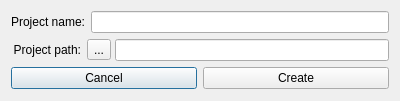
<?xml version="1.0" encoding="UTF-8"?>
<ui version="4.0">
 <class>NewProject</class>
 <widget class="QDialog" name="NewProject">
  <property name="geometry">
   <rect>
    <x>0</x>
    <y>0</y>
    <width>400</width>
    <height>101</height>
   </rect>
  </property>
  <property name="windowTitle">
   <string>Dialog</string>
  </property>
  <layout class="QVBoxLayout" name="verticalLayout">
   <item>
    <layout class="QHBoxLayout" name="horizontalLayout">
     <item>
      <widget class="QLabel" name="projectNameLabel">
       <property name="minimumSize">
        <size>
         <width>70</width>
         <height>0</height>
        </size>
       </property>
       <property name="text">
        <string>Project name:</string>
       </property>
       <property name="alignment">
        <set>Qt::AlignRight|Qt::AlignTrailing|Qt::AlignVCenter</set>
       </property>
      </widget>
     </item>
     <item>
      <widget class="QLineEdit" name="projectName"/>
     </item>
    </layout>
   </item>
   <item>
    <layout class="QHBoxLayout" name="horizontalLayout_3">
     <item>
      <widget class="QLabel" name="projectLocationLabel">
       <property name="minimumSize">
        <size>
         <width>70</width>
         <height>0</height>
        </size>
       </property>
       <property name="text">
        <string>Project path:</string>
       </property>
       <property name="alignment">
        <set>Qt::AlignRight|Qt::AlignTrailing|Qt::AlignVCenter</set>
       </property>
      </widget>
     </item>
     <item>
      <layout class="QHBoxLayout" name="horizontalLayout_4">
       <property name="spacing">
        <number>4</number>
       </property>
       <item>
        <widget class="QToolButton" name="projectLocationDialog">
         <property name="text">
          <string>...</string>
         </property>
        </widget>
       </item>
       <item>
        <widget class="QLineEdit" name="projectLocation"/>
       </item>
      </layout>
     </item>
    </layout>
   </item>
   <item>
    <layout class="QHBoxLayout" name="horizontalLayout_2">
     <item>
      <widget class="QPushButton" name="cancelButton">
       <property name="text">
        <string>Cancel</string>
       </property>
      </widget>
     </item>
     <item>
      <widget class="QPushButton" name="createButton">
       <property name="text">
        <string>Create</string>
       </property>
      </widget>
     </item>
    </layout>
   </item>
  </layout>
 </widget>
 <resources/>
 <connections/>
</ui>
